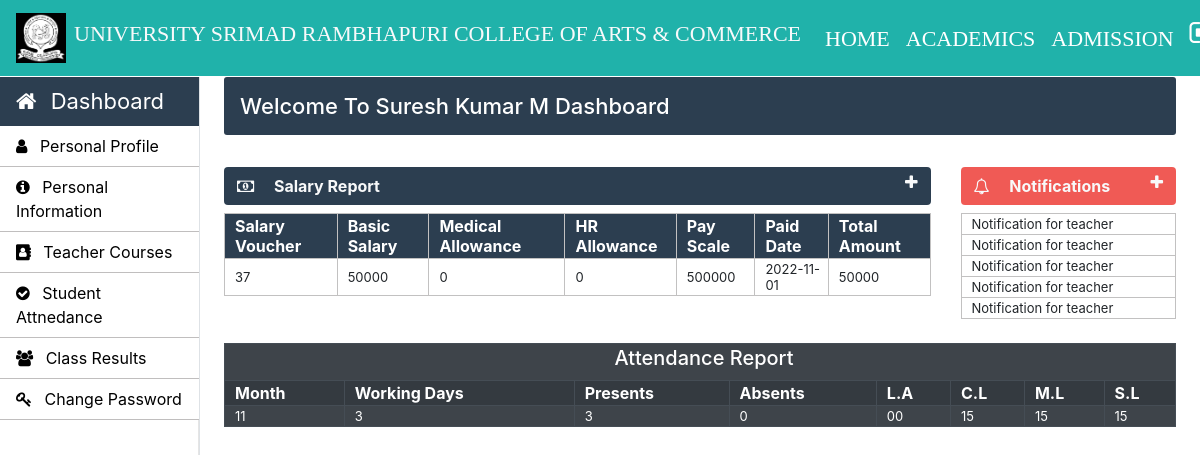
The app's page /teacher/teacher-index.php (signed in) with its own data.
### tables this page shows
CREATE TABLE `teacher_info` (
  `teacher_id` int(11) NOT NULL,
  `first_name` varchar(30) NOT NULL,
  `middle_name` varchar(30) NOT NULL,
  `last_name` varchar(30) NOT NULL,
  `father_name` varchar(50) NOT NULL,
  `email` varchar(30) NOT NULL,
  `phone_no` varchar(11) NOT NULL,
  `profile_image` blob NOT NULL,
  `teacher_status` varchar(10) NOT NULL,
  `application_status` varchar(10) NOT NULL,
  `cnic` varchar(15) NOT NULL,
  `dob` varchar(15) NOT NULL,
  `other_phone` int(11) NOT NULL,
  `gender` varchar(10) NOT NULL,
  `permanent_address` varchar(100) NOT NULL,
  `current_address` varchar(100) NOT NULL,
  `place_of_birth` varchar(50) NOT NULL,
  `matric_complition_date` varchar(10) NOT NULL,
  `matric_awarded_date` varchar(10) NOT NULL,
  `matric_certificate` varchar(100) NOT NULL,
  `fa_complition_date` varchar(10) NOT NULL,
  `fa_awarded_date` varchar(10) NOT NULL,
  `fa_certificate` varchar(100) NOT NULL,
  `ba_complition_date` varchar(10) NOT NULL,
  `ba_awarded_date` varchar(10) NOT NULL,
  `ba_certificate` varchar(100) NOT NULL,
  `ma_complition_date` varchar(10) NOT NULL,
  `ma_awarded_date` varchar(100) NOT NULL,
  `ma_certificate` varchar(101) NOT NULL,
  `last_qualification` varchar(20) NOT NULL,
  `state` varchar(20) NOT NULL,
  `hire_date` varchar(10) NOT NULL
);

CREATE TABLE `teacher_salary_report` (
  `salary_id` int(11) NOT NULL,
  `teacher_id` int(11) NOT NULL,
  `total_amount` int(11) NOT NULL,
  `status` varchar(11) NOT NULL,
  `paid_date` timestamp NOT NULL DEFAULT current_timestamp() ON UPDATE current_timestamp()
);

CREATE TABLE `teacher_salary_allowances` (
  `teacher_id` int(11) NOT NULL,
  `basic_salary` int(11) NOT NULL,
  `medical_allowance` int(11) NOT NULL,
  `hr_allowance` int(11) NOT NULL,
  `scale` int(11) NOT NULL
);

### Teacher/teacher-index.php (the view, shortened to what this page needs)
 <?php
		require_once "../connection/connection.php";
	?>
<?php
	$teacher_email=$_SESSION['LoginTeacher'];
?>
<html lang="en">
	<head>
	</head>
	<body>
		<?php include('../common/common-header.php') ?>
		<?php include('../common/teacher-sidebar.php') ?>
		<main role="main" class="col-xl-10 col-lg-9 col-md-8 ml-sm-auto px-md-4 main-background mb-2 w-100">
			<div class="sub-main">
				<div class="text-center d-flex flex-wrap flex-md-nowrap pt-3 pb-2 mb-3 text-white admin-dashboard pl-3">
					<h4 class="">Welcome To <?php $roll_no=$_SESSION['LoginTeacher'];
					$query="select * from teacher_info where email='$teacher_email'";
					$run=mysqli_query($con,$query);
					while ($row=mysqli_fetch_array($run)) {
						echo $row['first_name']." ".$row['middle_name']." ".$row['last_name'];
					}
					?> Dashboard </h4> </h4>
				</div>
				<div class="row">
					<div class="col-lg-9 col-md-12">
						<div>
							<section class="mt-3">
								<div class="btn btn-block table-three text-light d-flex">
									<span class="font-weight-bold"><i class="fa fa-money mr-3" aria-hidden="true"></i> Salary Report</span>
									<a href="" class="ml-auto" data-toggle="collapse" data-target="#collapsetwo"><i class="fa fa-plus text-light" aria-hidden="true"></i></a>
								</div>
								<div class="collapse show mt-2" id="collapsetwo">
									<table class="w-100 table-elements table-three-tr"cellpadding="2">
										<tr class="pt-5 table-three text-white" style="height: 32px;">
											<th>Salary Voucher</th>
											<th>Basic Salary</th>
											<th>Medical Allowance</th>
											<th>HR Allowance</th>
											<th>Pay Scale</th>
											<th>Paid Date</th>
											<th>Total Amount</th>
										</tr>
										<?php
											$teacher_id=$_SESSION['teacher_id'];
											$query="select salary_id,basic_salary,medical_allowance,hr_allowance,scale,Date(paid_date) as paid_date,total_amount from teacher_salary_allowances inner join teacher_salary_report on teacher_salary_allowances.teacher_id=teacher_salary_report.teacher_id where teacher_salary_allowances.teacher_id='$teacher_id'";
											$run=mysqli_query($con,$query);
											while ($row=mysqli_fetch_array($run)) { ?>
												<tr>
													<td><?php echo $row['salary_id'] ?></td>
													<td><?php echo $row['basic_salary'] ?></td>
													<td><?php echo ($row['basic_salary']*$row['medical_allowance']/100) ?></td>
													<td><?php echo ($row['basic_salary']*$row['hr_allowance']/100) ?></td>
													<td><?php echo $row['scale'] ?></td>
													<td><?php echo $row['paid_date'] ?></td>
													<td><?php echo $row['total_amount'] ?></td>
												</tr>
											<?php
											}
										?>
									</table>
								</div>
							</section>
						</div>
					</div>
					<div class="col-lg-3 col-md-12">
						<div>
							<section class="mt-3">
								<div class="btn btn-block table-one text-light d-flex">
									<span class="font-weight-bold"><i class="fa fa-bell-o mr-3" aria-hidden="true"></i> Notifications</span>
									<a href="" class="ml-auto" data-toggle="collapse" data-target="#collapsethree"><i class="fa fa-plus text-light" aria-hidden="true"></i></a>
								</div>
								<div class="collapse show mt-2" id="collapsethree">
									<table class="w-100 table-elements table-one-tr"cellpadding="2">
										<tr>
											<td>Notification for teacher</td>
										</tr>
										<tr>
											<td>Notification for teacher</td>
										</tr>
										<tr>
											<td>Notification for teacher</td>
										</tr>
										<tr>
											<td>Notification for teacher</td>
										</tr>
										<tr>
											<td>Notification for teacher</td>
										</tr>
									</table>
								</div>
							</section>
						</div>
					</div>
				</div>
				<div class="row">
					<div class="col-md-12 mt-4">
						<table class="w-100 table-striped table-hover table-dark"cellpadding="2" >
							<tr>
								<td colspan="12" class="text-center text-white"><h5>Attendance Report</h5></td>
							</tr>
							<tr>
								<th>Month</th>
								<th>Working Days</th>
								<th>Presents</th>
								<th>Absents</th>
								<th>L.A</th>
								<th>C.L</th>
								<th>M.L</th>
								<th>S.L</th>
							</tr>
							<?php
								$query="select month(attendance_date) as attendance_date,sum(attendance) as present from teacher_attendance  where teacher_id='$teacher_id' group by month(attendance_date) ";
								$run=mysqli_query($con,$query);
								while ($row=mysqli_fetch_array($run)) {?>
									<tr>
										<td><?php echo $row['attendance_date'] ?></td>
										<td><?php echo $row['present'] ?></td>
										<td><?php echo $row['present'] ?></td>
										<td><?php echo $row['present']-$row['present'] ?></td>
										<td>00</td>
										<td>15</td>
										<td>15</td>
										<td>15</td>
									</tr>
								<?php }
							?>
						</table>
					</div>
				</div>
			</div>
		</main>
	</body>
</html>

### Css/style.css (style rules this page uses)
h4 { font-size: 22px; }
.admin-dashboard { margin-top: 1px !important; background: #2c3e50 !important; border-radius: 3px; }
.table-elements tr, td, th { font-size: 13px; border: 1px solid rgb(194, 193, 193); padding-left: 10px !important; }
.table-one { background: #eb1811b6; }
.table-three { background: #2c3e50 !important; }
.table-font-for-transcript td, th { font-size: 16px !important; }

### records on screen
teacher_info: first_name "Suresh", middle_name "Kumar", last_name "M"
teacher_salary_report: salary_id "37", teacher.basic_salary "50000", $row['basic_salary']*$row['medical_allowance']/100 "0", $row['basic_salary']*$row['hr_allowance']/100 "0", teacher.scale "500000", paid_date "2022-11-01", total_amount "50000"

### other values on screen
$row['attendance_date'] "11"
$row['present'] "3"
$row['present']-$row['present'] "0"
